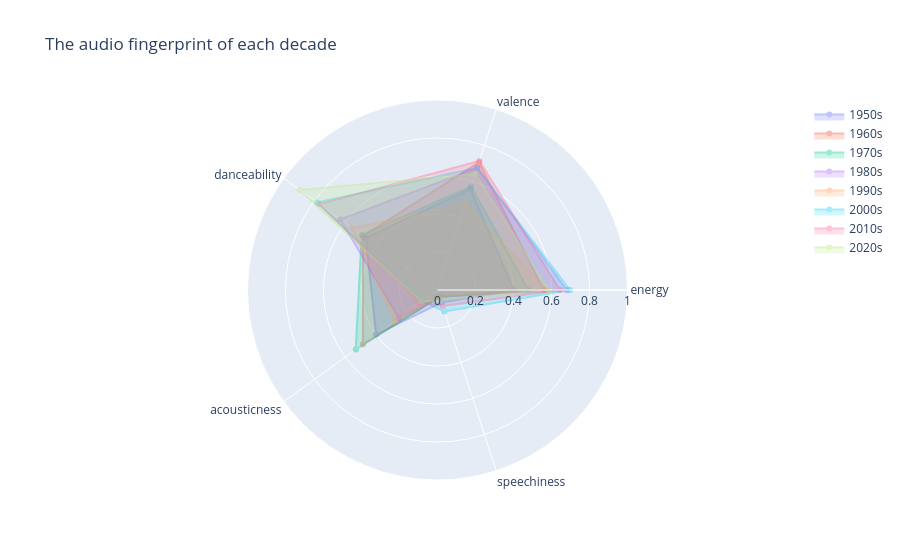

The notebook cell saved with this chart:
### Code cell
import plotly.graph_objects as go

features_radar = ['energy','valence','danceability','acousticness','speechiness']

fig = go.Figure()

for decade, row in decade_avg.iterrows():
    vals = row[features_radar].tolist()
    fig.add_trace(go.Scatterpolar(
        r=vals + [vals[0]],  # repeat first value to close the shape
        theta=features_radar + [features_radar[0]],
        name=str(int(decade)) + 's',
        fill='toself',
        opacity=0.4
    ))

fig.update_layout(
    polar=dict(radialaxis=dict(range=[0,1], visible=True)),
    title='The audio fingerprint of each decade',
    showlegend=True
)

fig.write_html(r"C:\Users\Jiyoon\billboard-project\visuals\radar_chart.html")
fig.show()

### Figure 1 — Plotly figure (JSON) as saved in the notebook; plotly's stock layout.template omitted (floating-point values rounded to 4 significant figures)
{"data": [{"fill": "toself", "name": "1950s", "opacity": 0.4, "r": [0.402, 0.559, 0.466, 0.399, 0.069, 0.402], "theta": ["energy", "valence", "danceability", "acousticness", "speechiness", "energy"], "type": "scatterpolar"}, {"fill": "toself", "name": "1960s", "opacity": 0.4, "r": [0.559, 0.706, 0.484, 0.485, 0.038, 0.559], "theta": ["energy", "valence", "danceability", "acousticness", "speechiness", "energy"], "type": "scatterpolar"}, {"fill": "toself", "name": "1970s", "opacity": 0.4, "r": [0.478, 0.573, 0.493, 0.532, 0.037, 0.478], "theta": ["energy", "valence", "danceability", "acousticness", "speechiness", "energy"], "type": "scatterpolar"}, {"fill": "toself", "name": "1980s", "opacity": 0.4, "r": [0.68, 0.675, 0.632, 0.251, 0.036, 0.68], "theta": ["energy", "valence", "danceability", "acousticness", "speechiness", "energy"], "type": "scatterpolar"}, {"fill": "toself", "name": "1990s", "opacity": 0.4, "r": [0.575, 0.476, 0.554, 0.275, 0.032, 0.575], "theta": ["energy", "valence", "danceability", "acousticness", "speechiness", "energy"], "type": "scatterpolar"}, {"fill": "toself", "name": "2000s", "opacity": 0.4, "r": [0.697, 0.676, 0.783, 0.099, 0.119, 0.697], "theta": ["energy", "valence", "danceability", "acousticness", "speechiness", "energy"], "type": "scatterpolar"}, {"fill": "toself", "name": "2010s", "opacity": 0.4, "r": [0.644, 0.714, 0.768, 0.111, 0.089, 0.644], "theta": ["energy", "valence", "danceability", "acousticness", "speechiness", "energy"], "type": "scatterpolar"}, {"fill": "toself", "name": "2020s", "opacity": 0.4, "r": [0.586, 0.642, 0.896, 0.104, 0.056, 0.586], "theta": ["energy", "valence", "danceability", "acousticness", "speechiness", "energy"], "type": "scatterpolar"}], "layout": {"polar": {"radialaxis": {"range": [0, 1], "visible": true}}, "showlegend": true, "title": {"text": "The audio fingerprint of each decade"}}}
